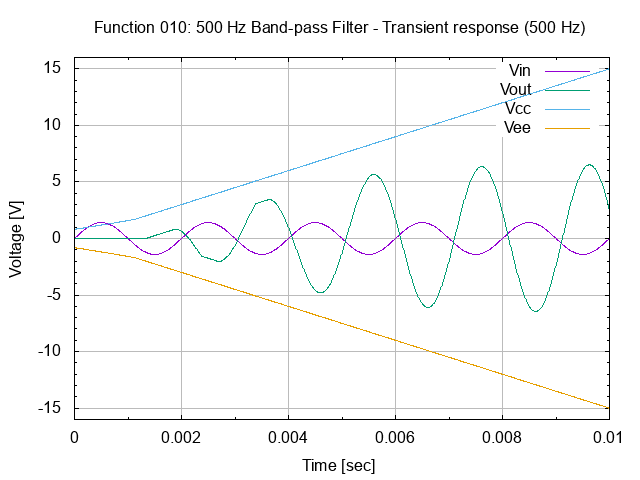

Here is the gnuplot script that generated this plot:
# set terminal
set term png

#set graph
set output "26.010.00.01.01.03.png"
set title "Function 010: 500 Hz Band-pass Filter - Transient response (500 Hz)"

# setup Y-axis
set yrange [-16:16]
set grid ytics lt 1 lw 1 lc rgb "#bbbbbb"
set mytics
set ylabel "Voltage [V]"

# setup X-axis
set grid xtics lt 1 lw 1 lc rgb "#bbbbbb"
set mxtics
set xrange [0:0.01]
set xlabel "Time [sec]"

# setup plot style
set style data lines
plot '26.010.00.01.01.dat' using 1:2 title "Vin", \
     '26.010.00.01.01.dat' using 1:3 title "Vout", \
     '26.010.00.01.01.dat' using 1:4 title "Vcc", \
     '26.010.00.01.01.dat' using 1:5 title "Vee"

# set output back to default
set output

# reset terminal type
set terminal pop
